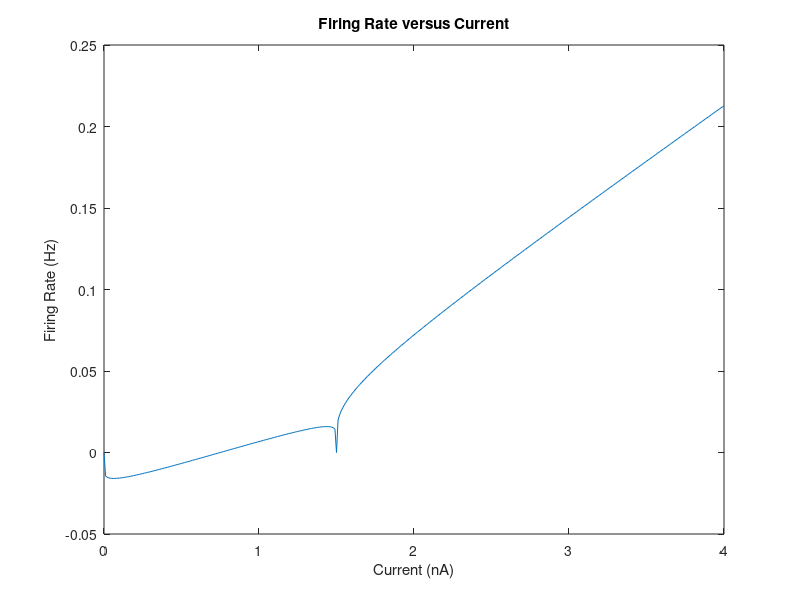

Source code (MATLAB):

iVals = 0:0.01:4;

Rm = 10;
EL = -65;
Vth = -50;
tauM = 10;

V0 = -65;

numer = Rm.*iVals + EL - V0;
denom = Rm.*iVals + EL - Vth;

rInterInv = tauM.*log(numer./denom);

rInter = (rInterInv).^(-1);

figure
plot(iVals,rInter);
title('Firing Rate versus Current');
xlabel('Current (nA)');
ylabel('Firing Rate (Hz)');